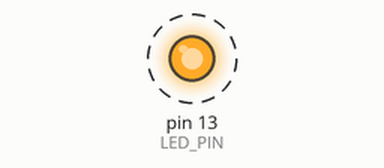
Recording of a sketch running on a simulated Arduino Uno, built with avr-gcc and run on an emulated ATmega328P. Parts: output pins drawn as LEDs (lit = HIGH). Dashed ring = blinking. What the sketch prints to the serial monitor is not drawn.

Above: at 0.5 s.
Timing chart, 0 to 4.6 s (numbered marks = the images above):
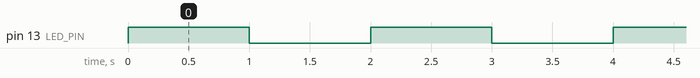

The sketch:

Blink.ino
```cpp
/*
  Blink - Technosankalp Solutions Sample
  Turns an LED on for one second, then off for one second, repeatedly.
*/

const int LED_PIN = 13;

void setup() {
  pinMode(LED_PIN, OUTPUT);
  Serial.begin(115200);
  Serial.println("[SYSTEM] Blink test initialized on Pin 13.");
}

void loop() {
  digitalWrite(LED_PIN, HIGH);
  Serial.println("STATUS: LED ON");
  delay(1000);
  digitalWrite(LED_PIN, LOW);
  Serial.println("STATUS: LED OFF");
  delay(1000);
}
```

Measured:
- by itself, pin 13 (LED_PIN): alternates HIGH for 1.0 s and LOW for 1.0 s
